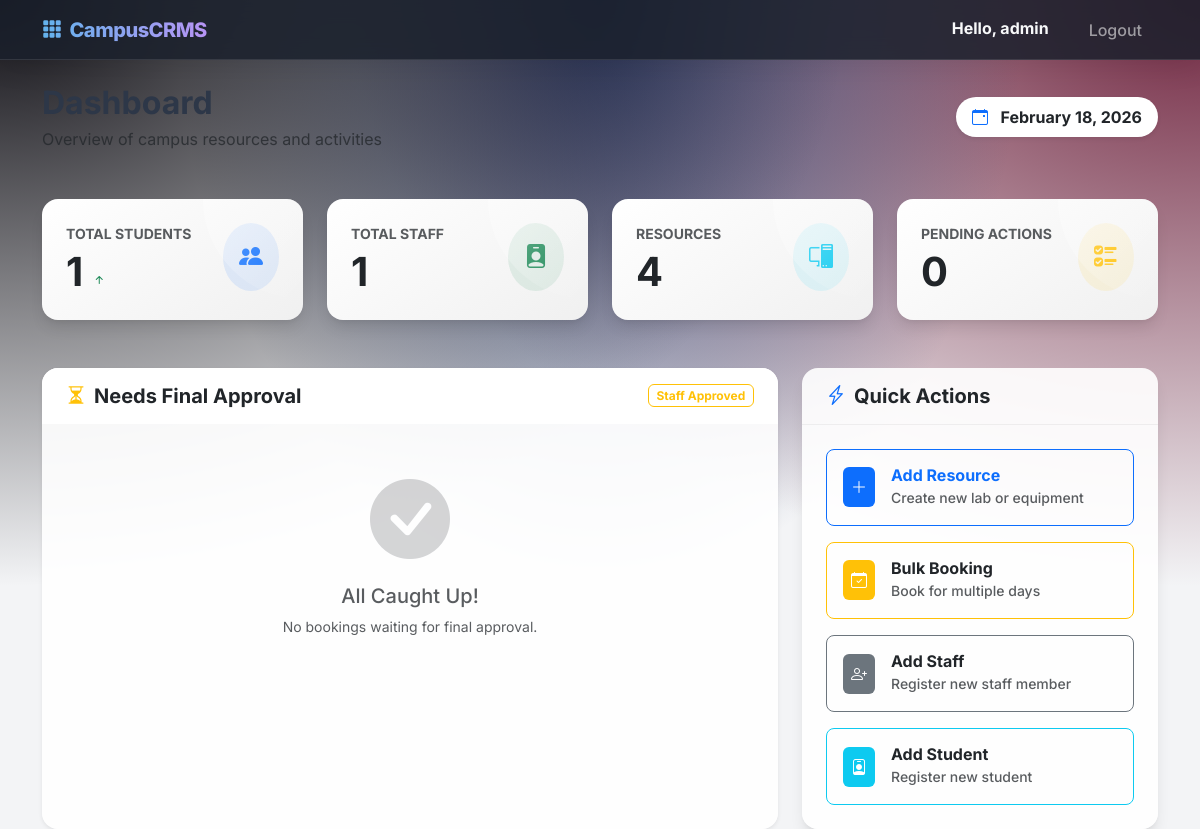
Page /dashboard/admin/ (signed in) on the earlier database version.
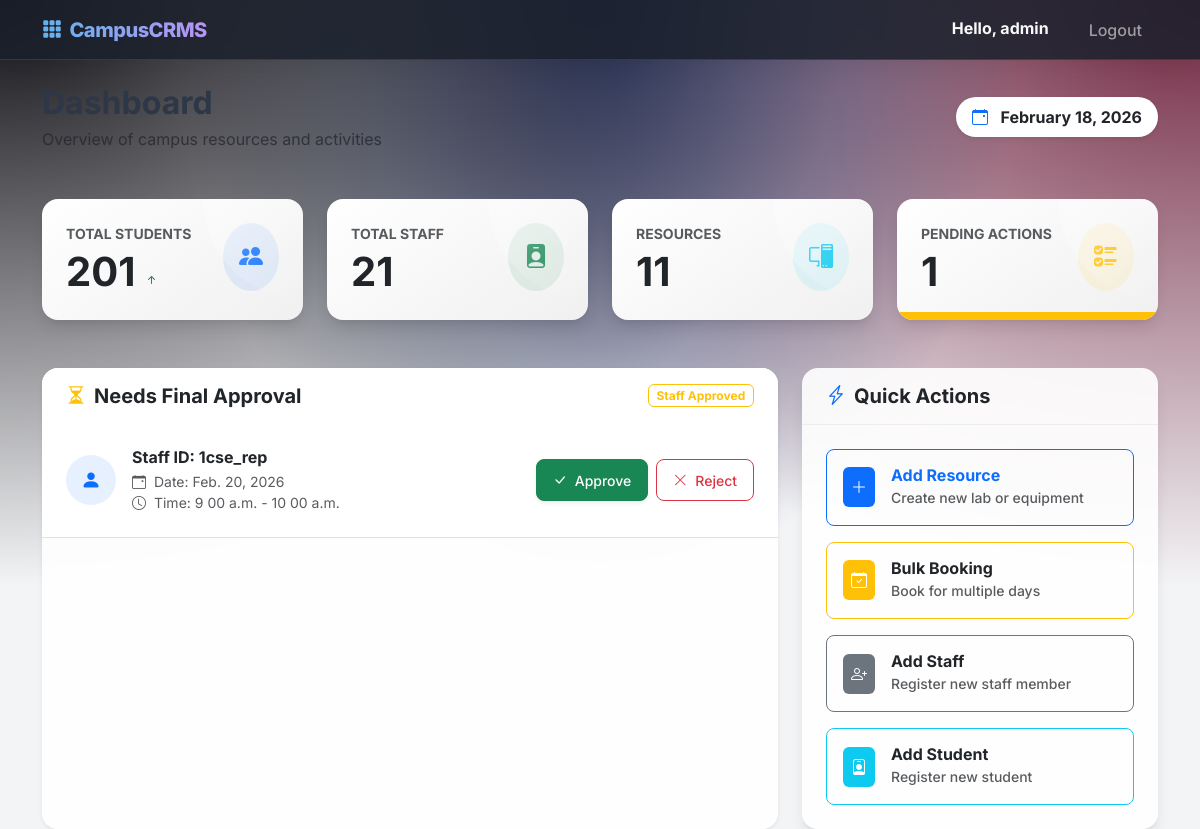
Same page on the later database version.
### campus_app/models.py (models this page shows, shortened)
class User(AbstractUser):
    role = models.CharField(
        max_length=10,
        choices=UserRole.choices,
        default=UserRole.STUDENT
    )
    phone = models.CharField(max_length=15, blank=True, null=True)

class Booking(models.Model):
    STATUS_CHOICES = [
        ('PENDING_REP', 'Pending Class Rep'), # Initial for Students
        ('PENDING_STAFF', 'Pending Faculty Advisor'), # Approved by Rep / Initial for Rep
        ('STAFF_APPROVED', 'Pending Admin'), # Approved by Staff
        ('APPROVED', 'Approved'),             # Final Approval by Admin
        ('REJECTED', 'Rejected'),
    ]
    user = models.ForeignKey(User, on_delete=models.CASCADE, related_name='bookings')
    resource = models.ForeignKey(Resource, on_delete=models.CASCADE, related_name='bookings')
    booking_date = models.DateField()
    start_time = models.TimeField(help_text="Start time (09:00 - 16:00)", default='09:00')
    end_time = models.TimeField(help_text="End time (09:00 - 16:00)", default='17:00')
    status = models.CharField(
        max_length=20,
        choices=STATUS_CHOICES,
        default='PENDING'
    )
    rejection_reason = models.TextField(blank=True, null=True)
    created_at = models.DateTimeField(auto_now_add=True)
    class Meta:
        ordering = ['-created_at']

### campus_app/views.py (the view)
# urls.py: path('dashboard/admin/', admin_dashboard, name='admin_dashboard'),
@login_required
def admin_dashboard(request):
    if request.user.role != UserRole.ADMIN:
        return redirect('dashboard')
    total_students = StudentProfile.objects.count()
    total_staff = StaffProfile.objects.count()
    total_resources = Resource.objects.count()
    pending_bookings = Booking.objects.filter(status='STAFF_APPROVED').count()
    staff_approved_bookings = Booking.objects.filter(status='STAFF_APPROVED').order_by('created_at')
    context = {
        'total_students': total_students,
        'total_staff': total_staff,
        'total_resources': total_resources,
        'pending_bookings': pending_bookings, # Count for card
        'staff_approved_bookings': staff_approved_bookings # List for table
    }
    return render(request, 'admin_dashboard.html', context)

### templates/admin_dashboard.html (shortened to what this page needs)
{% extends 'base.html' %}
{% block content %}
<div class="d-flex justify-content-between align-items-center mb-5">
    <div>
        <h2 class="fw-bold mb-1">Dashboard</h2>
        <p class="text-muted mb-0">Overview of campus resources and activities</p>
    </div>
    <div class="date-badge bg-white px-3 py-2 rounded-pill shadow-sm">
        <i class="bi bi-calendar-event me-2 text-primary"></i>
        <span class="fw-bold text-dark">{% now "F j, Y" %}</span>
    </div>
</div>
<div class="row g-4 mb-5">
    <div class="col-md-3">
        <a href="{% url 'admin_student_departments' %}" class="text-decoration-none">
            <div class="card stat-card h-100 border-0">
                <div class="card-body">
                    <div class="d-flex justify-content-between align-items-start">
                        <div>
                            <p class="text-muted small text-uppercase fw-bold mb-1">Total Students</p>
                            <h3 class="display-6 fw-bold text-dark mb-0 d-flex align-items-baseline">
                                {{ total_students }}
                                <span class="fs-6 text-success ms-2"><i class="bi bi-arrow-up-short"></i></span>
                            </h3>
                        </div>
                        <div class="icon-circle bg-primary bg-opacity-10 text-primary p-3 rounded-circle">
                            <i class="bi bi-people-fill fs-4"></i>
                        </div>
                    </div>
                </div>
            </div>
        </a>
    </div>
    <div class="col-md-3">
        <a href="{% url 'admin_staff_departments' %}" class="text-decoration-none">
            <div class="card stat-card h-100 border-0">
                <div class="card-body">
                    <div class="d-flex justify-content-between align-items-start">
                        <div>
                            <p class="text-muted small text-uppercase fw-bold mb-1">Total Staff</p>
                            <h3 class="display-6 fw-bold text-dark mb-0">{{ total_staff }}</h3>
                        </div>
                        <div class="icon-circle bg-success bg-opacity-10 text-success p-3 rounded-circle">
                            <i class="bi bi-person-badge-fill fs-4"></i>
                        </div>
                    </div>
                </div>
            </div>
        </a>
    </div>
    <div class="col-md-3">
        <a href="{% url 'admin_resource_list' %}" class="text-decoration-none">
            <div class="card stat-card h-100 border-0">
                <div class="card-body">
                    <div class="d-flex justify-content-between align-items-start">
                        <div>
                            <p class="text-muted small text-uppercase fw-bold mb-1">Resources</p>
                            <h3 class="display-6 fw-bold text-dark mb-0">{{ total_resources }}</h3>
                        </div>
                        <div class="icon-circle bg-info bg-opacity-10 text-info p-3 rounded-circle">
                            <i class="bi bi-pc-display fs-4"></i>
                        </div>
                    </div>
                </div>
            </div>
        </a>
    </div>
    <div class="col-md-3">
        <a href="{% url 'admin_booking_list' %}?status=PENDING" class="text-decoration-none">
            <div class="card stat-card h-100 border-0 position-relative overflow-hidden">
                <div class="card-body">
                    <div class="d-flex justify-content-between align-items-start">
                        <div>
                            <p class="text-muted small text-uppercase fw-bold mb-1">Pending Actions</p>
                            <h3 class="display-6 fw-bold text-dark mb-0">{{ pending_bookings }}</h3>
                        </div>
                        <div class="icon-circle bg-warning bg-opacity-10 text-warning p-3 rounded-circle">
                            <i class="bi bi-ui-checks fs-4"></i>
                        </div>
                    </div>
                </div>
                {% if pending_bookings > 0 %}
                <div class="position-absolute bottom-0 start-0 w-100 bg-warning py-1"></div>
                {% endif %}
            </div>
        </a>
    </div>
</div>
<div class="row g-4">
    <div class="col-lg-8">
        <div class="card h-100 shadow-sm border-0">
            <div class="card-header bg-white py-3 d-flex justify-content-between align-items-center border-bottom-0">
                <h5 class="mb-0 fw-bold"><i class="bi bi-hourglass-split me-2 text-warning"></i>Needs Final Approval
                </h5>
                <span class="badge bg-soft-warning text-warning border border-warning">Staff Approved</span>
            </div>
            <div class="card-body p-0">
                {% if staff_approved_bookings %}
                <div class="list-group list-group-flush">
                    {% for booking in staff_approved_bookings %}
                    <div class="list-group-item p-4 border-bottom">
                        <div class="d-flex justify-content-between align-items-center">
                            <div class="d-flex align-items-center">
                                <div class="bg-primary bg-opacity-10 text-primary rounded-circle p-3 me-3 d-flex align-items-center justify-content-center"
                                    style="width: 50px; height: 50px;">
                                    <i class="bi bi-person-fill fs-5"></i>
                                </div>
                                <div>
                                    <h6 class="mb-1 fw-bold text-dark">Staff ID: {{ booking.user.username }}</h6>
                                    <div class="text-muted small">
                                        <i class="bi bi-calendar-event me-1"></i> Date: {{ booking.booking_date }}
                                    </div>
                                    <div class="text-muted small">
                                        <i class="bi bi-clock me-1"></i> Time: {{ booking.start_time|time:"g i a" }} -
                                        {{ booking.end_time|time:"g i a" }}
                                    </div>
                                </div>
                            </div>
                            <div class="d-flex gap-2">
                                <a href="{% url 'approve_booking' booking.id %}"
                                    class="btn btn-success btn-sm px-3 shadow-sm d-flex align-items-center">
                                    <i class="bi bi-check-lg me-2"></i> Approve
                                </a>
                                <a href="{% url 'reject_booking' booking.id %}"
                                    class="btn btn-outline-danger btn-sm px-3 d-flex align-items-center">
                                    <i class="bi bi-x-lg me-2"></i> Reject
                                </a>
                            </div>
                        </div>
                    </div>
                    {% endfor %}
                </div>
                {% else %}
                <div class="text-center py-5">
                    <div class="mb-3 text-muted opacity-25">
                        <i class="bi bi-check-circle-fill display-1"></i>
                    </div>
                    <h5 class="text-muted">All Caught Up!</h5>
                    <p class="text-muted small">No bookings waiting for final approval.</p>
                </div>
                {% endif %}
            </div>
        </div>
    </div>
    <div class="col-lg-4">
        <div class="card h-100">
            <div class="card-header bg-transparent py-3">
                <h5 class="mb-0 fw-bold"><i class="bi bi-lightning-charge me-2 text-primary"></i>Quick Actions</h5>
            </div>
            <div class="card-body">
                <div class="d-grid gap-3">
                    <a href="{% url 'admin_add_resource' %}" class="btn btn-outline-primary text-start p-3 hover-scale">
                        <div class="d-flex align-items-center">
                            <div class="bg-primary text-white rounded p-2 me-3"><i class="bi bi-plus-lg"></i></div>
                            <div>
                                <h6 class="mb-0 fw-bold">Add Resource</h6>
                                <small class="text-muted">Create new lab or equipment</small>
                            </div>
                        </div>
                    </a>
                    <a href="{% url 'admin_book_resource' %}"
                        class="btn btn-outline-warning text-start p-3 hover-scale">
                        <div class="d-flex align-items-center">
                            <div class="bg-warning text-white rounded p-2 me-3"><i class="bi bi-calendar-check"></i>
                            </div>
                            <div>
                                <h6 class="mb-0 text-dark fw-bold">Bulk Booking</h6>
                                <small class="text-muted">Book for multiple days</small>
                            </div>
                        </div>
                    </a>
                    <a href="{% url 'admin_add_staff' %}" class="btn btn-outline-secondary text-start p-3 hover-scale">
                        <div class="d-flex align-items-center">
                            <div class="bg-secondary text-white rounded p-2 me-3"><i class="bi bi-person-plus"></i>
                            </div>
                            <div>
                                <h6 class="mb-0 text-dark fw-bold">Add Staff</h6>
                                <small class="text-muted">Register new staff member</small>
                            </div>
                        </div>
                    </a>
                    <a href="{% url 'admin_add_student' %}" class="btn btn-outline-info text-start p-3 hover-scale">
                        <div class="d-flex align-items-center">
                            <div class="bg-info text-white rounded p-2 me-3"><i class="bi bi-person-badge"></i></div>
                            <div>
                                <h6 class="mb-0 text-dark fw-bold">Add Student</h6>
                                <small class="text-muted">Register new student</small>
                            </div>
                        </div>
                    </a>
                </div>
            </div>
        </div>
    </div>
</div>
{% endblock %}

### templates/base.html (shortened to what this page needs)
<!DOCTYPE html>
<html lang="en">
<head>
    <link href="https://cdn.jsdelivr.net/npm/bootstrap@5.3.0/dist/css/bootstrap.min.css" rel="stylesheet">
    {% load static %}
    <link href="{% static 'css/style.css' %}" rel="stylesheet">
</head>
<body>
    <nav class="navbar navbar-expand-lg navbar-dark navbar-glass sticky-top mb-4">
        <div class="container">
            <a class="navbar-brand" href="{% url 'dashboard' %}">
                <i class="bi bi-grid-3x3-gap-fill me-2"></i>CampusCRMS
            </a>
            <div class="collapse navbar-collapse" id="navbarNav">
                <ul class="navbar-nav ms-auto">
                    {% if user.is_authenticated %}
                    <li class="nav-item">
                        <span class="nav-link text-light fw-bold">Hello, {{ user.username }}</span>
                    </li>
                    <li class="nav-item">
                        <a class="nav-link btn btn-outline-light btn-sm ms-3 px-3 rounded-pill"
                            href="{% url 'logout' %}">Logout</a>
                    </li>
                    {% endif %}
                </ul>
            </div>
        </div>
    </nav>
    <div class="container fade-in">
        {% block content %}{% endblock %}
    </div>
    <link rel="stylesheet" href="https://cdn.jsdelivr.net/npm/bootstrap-icons@1.11.1/font/bootstrap-icons.css">
</body>
</html>

### static/css/style.css (style rules this page uses)
:root { --primary-gradient: linear-gradient(135deg, #667eea 0%, #764ba2 100%); --card-bg: rgba(255, 255, 255, 0.9); --glass-bg: rgba(255, 255, 255, 0.7); --glass-border: 1px solid rgba(255, 255, 255, 0.18); --text-primary: #2d3748; --text-secondary: #718096; --shadow-soft: 0 10px 15px -3px rgba(0, 0, 0, 0.1), 0 4px 6px -2px rgba(0, 0, 0, 0.05); --shadow-hover: 0 20px 25px -5px rgba(0, 0, 0, 0.1), 0 10px 10px -5px rgba(0, 0, 0, 0.04); }
body { font-family: 'Inter', sans-serif; background: #f3f4f6; background-image: radial-gradient(at 0% 0%, hsla(253, 16%, 7%, 1) 0, transparent 50%), radial-gradient(at 50% 0%, hsla(225, 39%, 30%, 1) 0, transparent 50%), radial-gradient(at 100% 0%, hsla(339, 49%, 30%, 1) 0, transparent 50%); background-attachment: fixed; background-size: cover; color: var(--text-primary); min-height: 100vh; }
.fade-in { animation: fadeIn 0.6s ease-out forwards; }
.navbar-glass { background: rgba(26, 32, 44, 0.85) !important; backdrop-filter: blur(10px); border-bottom: 1px solid rgba(255, 255, 255, 0.1); box-shadow: 0 4px 30px rgba(0, 0, 0, 0.1); }
.navbar-brand { font-weight: 800; letter-spacing: -0.5px; background: linear-gradient(to right, #63b3ed, #b794f4); -webkit-background-clip: text; background-clip: text; -webkit-text-fill-color: transparent; color: transparent; }
.card { background: var(--card-bg); border: none; border-radius: 1rem; box-shadow: var(--shadow-soft); transition: all 0.3s cubic-bezier(0.4, 0, 0.2, 1); overflow: hidden; }
.card-header { background: transparent; border-bottom: 1px solid rgba(0, 0, 0, 0.05); font-weight: 600; padding: 1.5rem; }
.card-body { padding: 1.5rem; }
.stat-card { background: linear-gradient(145deg, #ffffff, #f0f0f0); position: relative; overflow: hidden; }
.stat-card::after { content: ''; position: absolute; top: 0; right: 0; width: 100px; height: 100px; background: linear-gradient(135deg, rgba(255, 255, 255, 0.4) 0%, rgba(255, 255, 255, 0) 100%); border-radius: 0 0 0 100%; }
.btn { border-radius: 0.5rem; padding: 0.6rem 1.2rem; font-weight: 500; transition: all 0.2s; }
.hover-scale { transition: transform 0.2s; }

Differences in the rows shown:
added Booking: user.username "1cse_rep", booking_date "Feb. 20, 2026", start_time "9 00 a.m.", end_time "10 00 a.m."
Other differences:
{{ total_students }}: "1" → "201"
{{ total_staff }}: "1" → "21"
{{ total_resources }}: "4" → "11"
{{ pending_bookings }}: "0" → "1"
text no longer shown: "All Caught Up! No bookings waiting for final approval."
